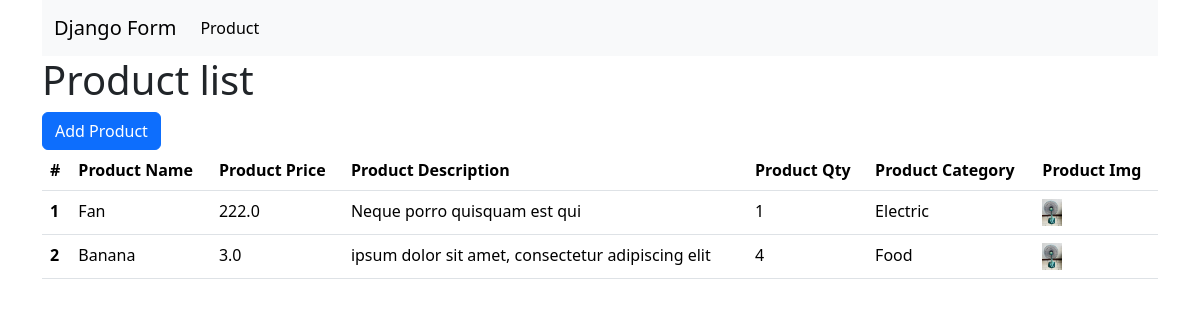
The page / on the database its author committed.
### form_app/models.py (models this page shows, shortened)
class ProductModel(models.Model):
  product_name=models.CharField(max_length=100,null=True)
  product_price=models.FloatField(null=True)
  product_description=models.TextField(null=True)
  product_qty=models.PositiveIntegerField(null=True)
  PRODUCT_CATEGORY=[
    ('Electric','Electric'),
    ('Cloth','Cloth'),
    ('Food','Food'),
  ]
  product_cat=models.CharField(choices=PRODUCT_CATEGORY,null=True)
  product_img=models.ImageField(upload_to='media/product_imgs',null=True)

### form_app/views.py (the view)
# urls.py: path('',product_list,name='product_list'),
def product_list(request):
  product_data=ProductModel.objects.all()
  context={
    'product_data':product_data
  }
  return render(request,'product-list.html',context=context)

### form_app/templates/product-list.html
{% extends 'master/base.html' %}
{% block content %}
<h1>Product list</h1>
<a href="{% url 'product_add' %}" class="btn btn-primary">Add Product</a>
<table class="table">
  <thead>
    <tr>
      <th scope="col">#</th>
      <th scope="col">Product Name</th>
      <th scope="col">Product Price</th>
      <th scope="col">Product Description</th>
      <th scope="col">Product Qty</th>
      <th scope="col">Product Category</th>
      <th scope="col">Product Img</th>
    </tr>
  </thead>
  <tbody>
    {% for data in product_data %}
    <tr>
    <th scope="row">{{forloop.counter}}</th>
    <td>{{data.product_name}}</td>
    <td>{{data.product_price}}</td>
    <td>{{data.product_description}}</td>
    <td>{{data.product_qty}}</td>
    <td>{{data.product_cat}}</td>
    <td>
      {% if data.product_img %}
      <img src="{{data.product_img.url}}" alt="product image" width="20">
      {% else %}
      No image
      {% endif %}
    </td>
    </tr>
    {% endfor %}
  </tbody>
</table>
{% endblock content %}

### form_app/templates/master/base.html (shortened to what this page needs)
<!DOCTYPE html>
<html lang="en">
  <head>
    <link href="https://cdn.jsdelivr.net/npm/bootstrap@5.3.8/dist/css/bootstrap.min.css" rel="stylesheet" />
  </head>
  <body>
    <div class="container">
      {% include 'master/nav.html' %}
      {% block content %}
      {% endblock %}
    </div>
  </body>
</html>

### form_app/templates/master/nav.html (shortened to what this page needs)
{% block content %}
<nav class="navbar navbar-expand-lg bg-body-tertiary">
  <div class="container-fluid">
    <a class="navbar-brand" href="#">Django Form</a>
    <div class="collapse navbar-collapse" id="navbarNavAltMarkup">
      <div class="navbar-nav">
        <a class="nav-link active" aria-current="page" href="{% url 'product_list' %}">Product</a>
      </div>
    </div>
  </div>
</nav>
{% endblock %}

### rows shown on the page
ProductModel: product_name "Fan", product_price "222.0", product_description "Neque porro quisquam est qui", product_qty "1", product_cat "Electric", product_img (picture)
ProductModel: product_name "Banana", product_price "3.0", product_description "ipsum dolor sit amet, consectetur adipiscing elit", product_qty "4", product_cat "Food", product_img (picture)
